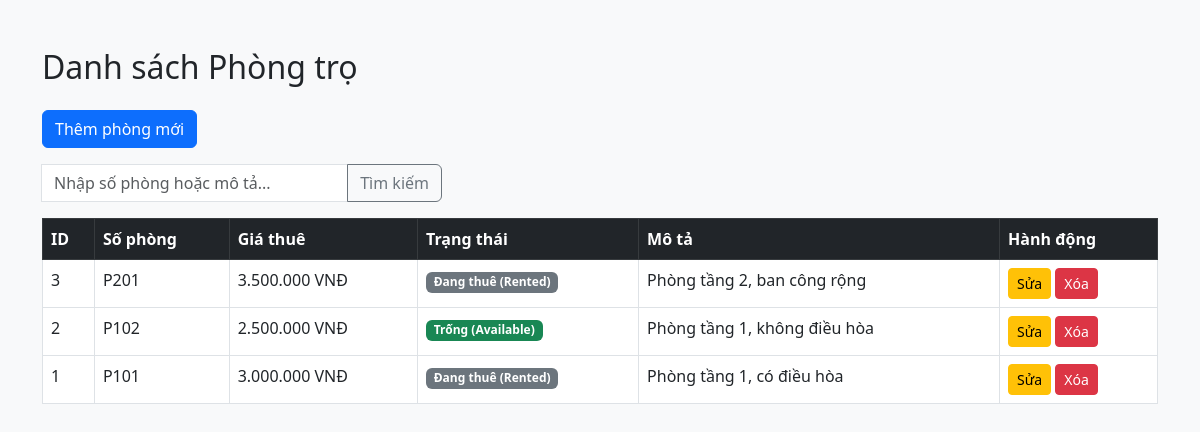
Screenshot of /CaNhan_Kimhue/index.php with the database file from the repository.
### tables this page shows
CREATE TABLE IF NOT EXISTS `rooms` (
  `id` int NOT NULL AUTO_INCREMENT,
  `room_number` varchar(20) NOT NULL,
  `price` decimal(10,2) NOT NULL,
  `status` enum('available','rented') DEFAULT 'available',
  `description` text,
  `created_at` timestamp NULL DEFAULT CURRENT_TIMESTAMP,
  PRIMARY KEY (`id`),
  UNIQUE KEY `room_number` (`room_number`)
);

### CaNhan_Kimhue/controllers/RoomController.php (called while the page is built, shortened)
<?php
require_once __DIR__ . '/../db.php';
require_once __DIR__ . '/../models/RoomModel.php';
class RoomController {
    private $roomModel;
    public function __construct() {
        global $pdo;
        $this->roomModel = new RoomModel($pdo);
    }
    public function index() {
        $keyword = $_GET['keyword'] ?? '';
        if (!empty($keyword)) {
            $rooms = $this->roomModel->searchRooms($keyword);
        } else {
            $rooms = $this->roomModel->getAllRooms();
        }
        require_once __DIR__ . '/../views/rooms/index.php';
    }
}
?>

### CaNhan_Kimhue/models/RoomModel.php (called while the page is built, shortened)
<?php
class RoomModel {
    private $pdo;
    public function __construct($pdo) {
        $this->pdo = $pdo;
    }
    public function getAllRooms() {
        $stmt = $this->pdo->prepare("SELECT * FROM rooms ORDER BY id DESC");
        $stmt->execute();
        return $stmt->fetchAll();
    }
}
?>

### CaNhan_Kimhue/views/rooms/index.php (the view, shortened to what this page needs)
<!DOCTYPE html>
<html lang="vi">
<head>
    <link href="https://cdn.jsdelivr.net/npm/bootstrap@5.3.0/dist/css/bootstrap.min.css" rel="stylesheet">
</head>
<body class="bg-light">
<div class="container mt-5">
    <h2 class="mb-4">Danh sách Phòng trọ</h2>
    <a href="index.php?action=create" class="btn btn-primary mb-3">Thêm phòng mới</a>
    <form method="GET" action="index.php" class="input-group mb-3" style="max-width: 400px;">
        <input type="text" name="keyword" class="form-control" placeholder="Nhập số phòng hoặc mô tả..." value="<?= htmlspecialchars($_GET['keyword'] ?? '') ?>">
        <button class="btn btn-outline-secondary" type="submit">Tìm kiếm</button>
    </form>
    <table class="table table-bordered table-hover bg-white">
        <thead class="table-dark">
            <tr>
                <th>ID</th>
                <th>Số phòng</th>
                <th>Giá thuê</th>
                <th>Trạng thái</th>
                <th>Mô tả</th>
                <th>Hành động</th>
            </tr>
        </thead>
        <tbody>
            <?php foreach ($rooms as $room): ?>
            <tr>
                <td><?= $room['id'] ?></td>
                <td><?= htmlspecialchars($room['room_number']) ?></td>
                <td><?= number_format($room['price'], 0, ',', '.') ?> VNĐ</td>
                <td>
                    <?php if($room['status'] == 'available'): ?>
                        <span class="badge bg-success">Trống (Available)</span>
                    <?php else: ?>
                        <span class="badge bg-secondary">Đang thuê (Rented)</span>
                    <?php endif; ?>
                </td>
                <td><?= htmlspecialchars($room['description']) ?></td>
                <td>
                    <a href="index.php?action=edit&id=<?= $room['id'] ?>" class="btn btn-sm btn-warning">Sửa</a>
                    <form method="POST" action="index.php?action=delete" style="display:inline-block;" onsubmit="return confirm('Bạn có chắc muốn xóa phòng này?');">
                        <button type="submit" class="btn btn-sm btn-danger">Xóa</button>
                    </form>
                </td>
            </tr>
            <?php endforeach; ?>
        </tbody>
    </table>
</div>
</body>
</html>

### rows the page displays
rooms: id "3", room_number "P201", price "3.500.000", status "Đang thuê (Rented)", description "Phòng tầng 2, ban công rộng"
rooms: id "2", room_number "P102", price "2.500.000", status "Trống (Available)", description "Phòng tầng 1, không điều hòa"
rooms: id "1", room_number "P101", price "3.000.000", status "Đang thuê (Rented)", description "Phòng tầng 1, có điều hòa"
